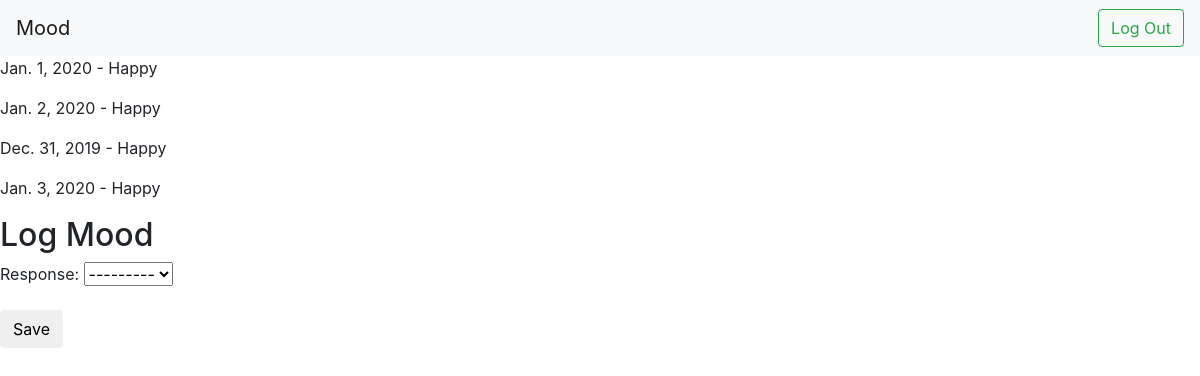
The app's page / (signed in), older data.
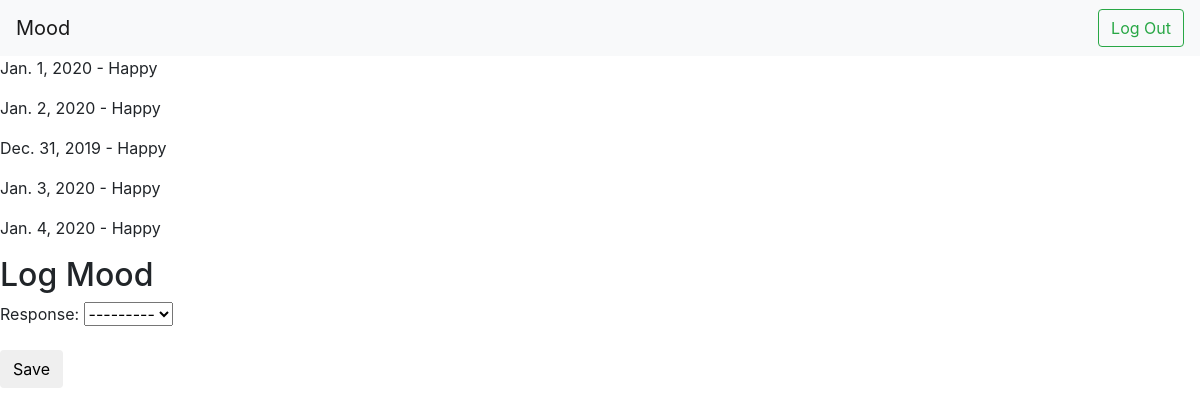
The same page, newer data.
### tracker/models.py (models this page shows)
class Log(models.Model):
    response = models.ForeignKey(Choice, on_delete=models.CASCADE)
    date = models.DateField('date')
    user = models.ForeignKey(
        settings.AUTH_USER_MODEL,
        on_delete=models.CASCADE,
    )

class Choice(models.Model):
    track = models.ForeignKey(Track, on_delete=models.CASCADE)
    choice_text = models.CharField(max_length=120)
    def __str__(self):
        return(self.choice_text)

### tracker/views.py (the view, shortened to what this page needs)
# urls.py: 2. Add a URL to urlpatterns:  path('', views.home, name='home')
def home(request):
    if request.user.is_authenticated:
        log = Log.objects.filter(user=request.user)
        form = LogForm()
        context ={'log':log,
                  'form':form,}
    else:
        context={'log':[],
                  'form':''}
    return render(request, 'tracker/log_view.html', context)

### tracker/forms.py
class LogForm(forms.ModelForm):
    class Meta:
        model = Log
        fields = ('response',)

### tracker/templates/tracker/log_view.html
{% extends 'tracker/base.html' %}
{% block content %}
    {% for i in log %}
    <p>{{i.date}} - {{i.response}}</p>
    {%endfor%}
    <h2>Log Mood</h2>
    <form method="POST" class="post-form">{% csrf_token %}
        {{ form.as_p }}
        <button type="submit" class="save btn btn-default">Save</button>
    </form>
{% endblock %}

Row changes from the older to the newer data that the page shows:
added Log: date "Jan. 4, 2020", response "Happy"
